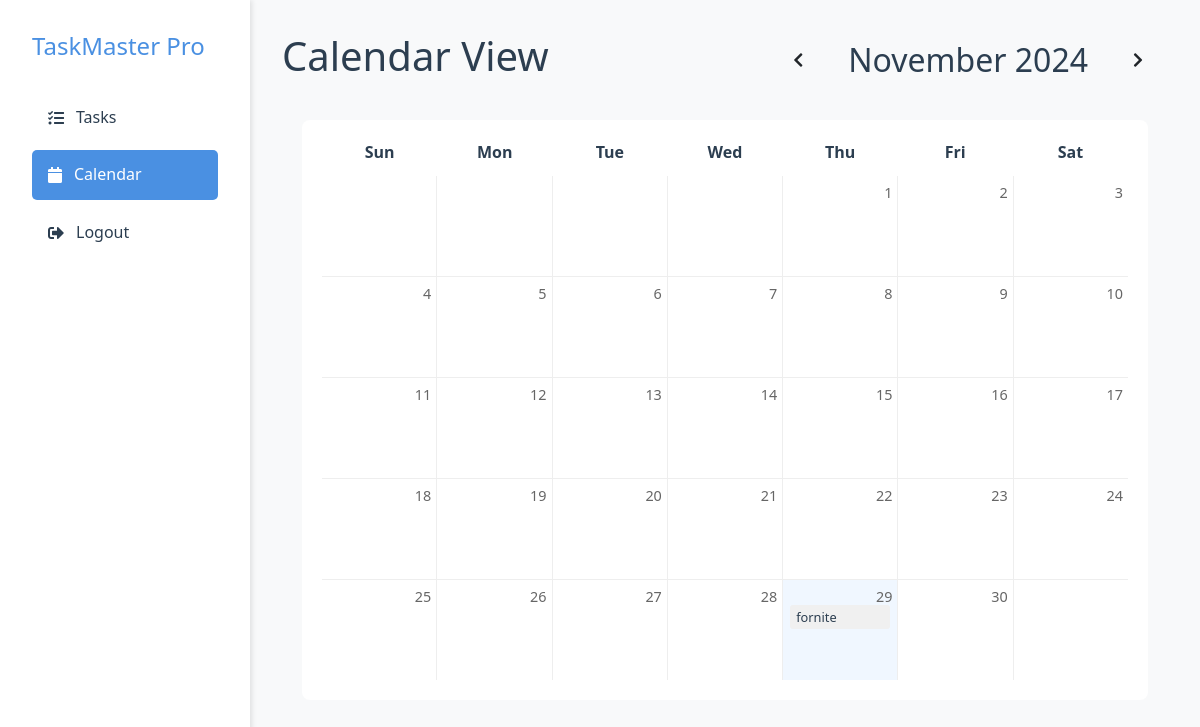
/calendar (signed in), run on an earlier commit of the app's database.
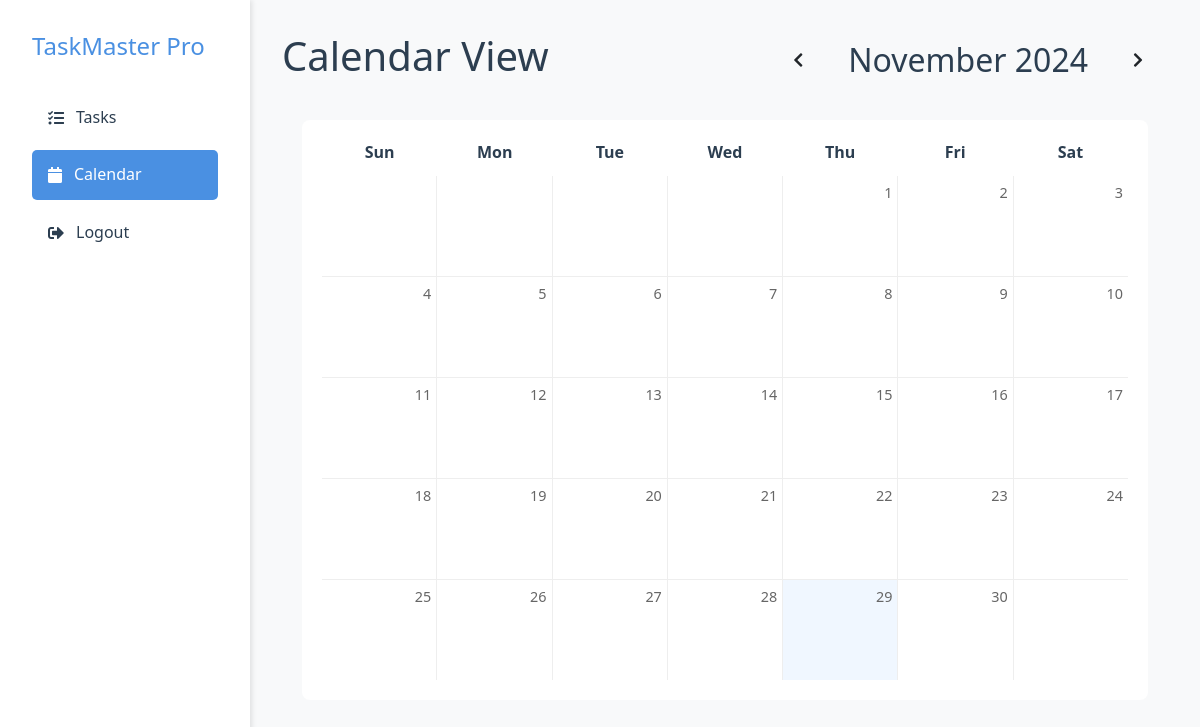
And on a later commit of the database.
### tables this page shows
CREATE TABLE todos (
                id INTEGER PRIMARY KEY AUTOINCREMENT,
                user_id INTEGER NOT NULL,
                task TEXT NOT NULL,
                due_date TEXT NOT NULL,
                done BOOLEAN NOT NULL DEFAULT 0, category_id INTEGER 
            REFERENCES categories(id), category TEXT DEFAULT 'General', notes TEXT DEFAULT '',
                FOREIGN KEY (user_id) REFERENCES users (id)
            );

### app.py (the view)
@app.route("/calendar")
def calendar_view():
    if 'user_id' not in session:
        flash("Please login first!", "error")
        return redirect(url_for("login"))
    year = int(request.args.get('year', datetime.now().year))
    month = int(request.args.get('month', datetime.now().month))
    first_day = date(year, month, 1)
    prev_month = (first_day - timedelta(days=1)).replace(day=1)
    next_month = (first_day + timedelta(days=32)).replace(day=1)
    cal = calendar.monthcalendar(year, month)
    month_name = calendar.month_name[month]
    conn = sqlite3.connect(DB_PATH)
    cursor = conn.cursor()
    cursor.execute("""
        SELECT task, due_date, category, notes
        FROM todos
        WHERE user_id = ?
        AND strftime('%Y-%m', due_date) = strftime('%Y-%m', ?)
        ORDER BY date(due_date) ASC
    """, (session['user_id'], f"{year}-{month:02d}-01"))
    tasks = cursor.fetchall()
    conn.close()
    task_dict = {}
    for task in tasks:
        task_date = datetime.strptime(task[1], "%Y-%m-%d").date()
        if task_date not in task_dict:
            task_dict[task_date] = []
        task_dict[task_date].append({
            "task": task[0],
            "due_date": task[1],
            "category": task[2],
            "notes": task[3],  # Add notes to the task dictionary
            "color": "red" if task_date < date.today() else "yellow" if task_date <= date.today() + timedelta(days=7) else "on-time"
        })
    calendar_data = []
    for week in cal:
        week_data = []
        for day in week:
            if day == 0:
                week_data.append({"day": "", "tasks": []})
            else:
                current_date = date(year, month, day)
                week_data.append({
                    "day": day,
                    "today": current_date == date.today(),
                    "tasks": task_dict.get(current_date, [])
                })
        calendar_data.append(week_data)
    return render_template("calendar.html",
                         calendar_data=calendar_data,
                         month_name=month_name,
                         year=year,
                         prev_month=prev_month.month,
                         prev_year=prev_month.year,
                         next_month=next_month.month,
                         next_year=next_month.year,
                         active_page='calendar')

### templates/calendar.html (shortened to what this page needs)
<!DOCTYPE html>
<html lang="en">
<head>
    <link rel="stylesheet" href="{{ url_for('static', filename='css/style.css') }}">
    <link rel="stylesheet" href="https://cdnjs.cloudflare.com/ajax/libs/font-awesome/5.15.4/css/all.min.css">
</head>
<body class="dashboard-body">
    <div class="dashboard-container">
        <aside class="sidebar">
            <div class="sidebar-header">
                <h2 class="logo">TaskMaster Pro</h2>
            </div>
            <nav class="sidebar-nav">
                <a href="{{ url_for('dashboard') }}" class="nav-item">
                    <i class="fas fa-tasks"></i> Tasks
                </a>
                <a href="{{ url_for('calendar_view') }}" class="nav-item active">
                    <i class="fas fa-calendar"></i> Calendar
                </a>
                <a href="{{ url_for('logout') }}" class="nav-item">
                    <i class="fas fa-sign-out-alt"></i> Logout
                </a>
            </nav>
        </aside>
        <main class="main-content">
            <header class="dashboard-header">
                <h1>Calendar View</h1>
                <div class="calendar-nav">
                    <a href="?month={{ prev_month }}&year={{ prev_year }}" class="btn"><i class="fas fa-chevron-left"></i></a>
                    <h2>{{ month_name }} {{ year }}</h2>
                    <a href="?month={{ next_month }}&year={{ next_year }}" class="btn"><i class="fas fa-chevron-right"></i></a>
                </div>
            </header>
            <div class="calendar">
                <div class="calendar-header">
                    <div>Sun</div>
                    <div>Mon</div>
                    <div>Tue</div>
                    <div>Wed</div>
                    <div>Thu</div>
                    <div>Fri</div>
                    <div>Sat</div>
                </div>
                <div class="calendar-grid">
                    {% for week in calendar_data %}
                        {% for day in week %}
                            <div class="calendar-day {% if day.today %}today{% endif %}">
                                <div class="day-number">{{ day.day }}</div>
                                {% if day.tasks %}
                                    {% for task in day.tasks %}
                                    <div class="calendar-task {{ task.color }}"
                                         onclick="showTaskDetails('{{ task.task|e }}', '{{ task.due_date }}', '{{ task.category }}', '{{ task.notes|e }}')"
                                         style="cursor: pointer;">
                                        {{ task.task }}
                                    </div>
                                    {% endfor %}
                                {% endif %}
                            </div>
                        {% endfor %}
                    {% endfor %}
                </div>
            </div>
        </main>
    </div>
</body>
</html>

What changed in the data, as far as the page shows it:
removed todos: task "fornite"
